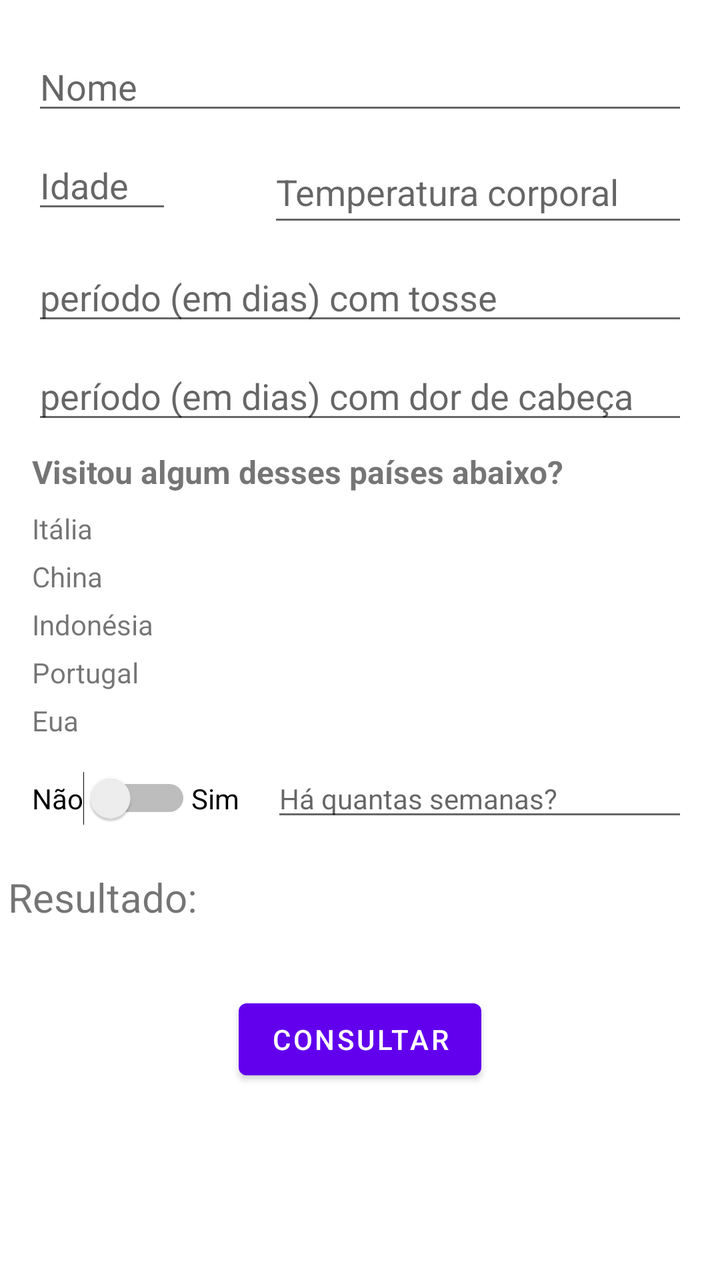
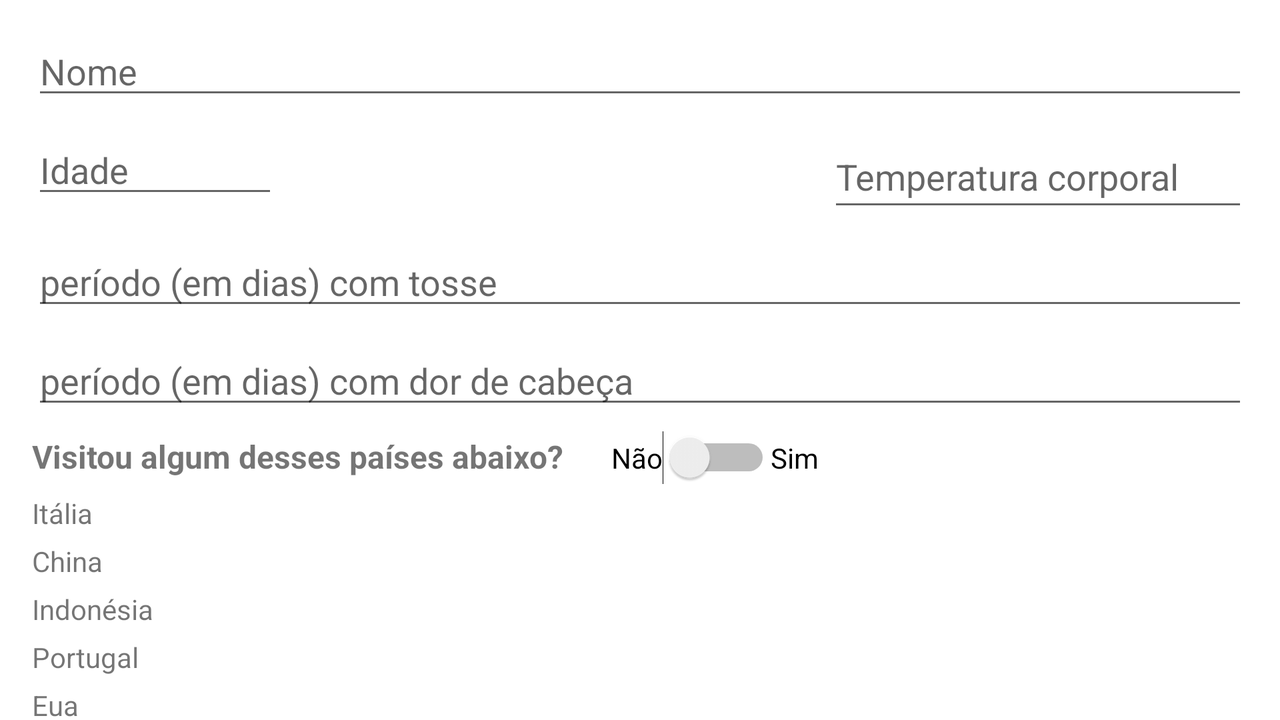

One screen, two layout resources from the same app: the default and the repository's alternative for another configuration. Each is rendered where Android would select it; the XML of both is given below.
<!-- AndroidManifest.xml: application theme Theme.Cadastro_pacientes -->
<!-- res/layout/activity_main.xml -->
<?xml version="1.0" encoding="utf-8"?>
<ScrollView
    xmlns:android="http://schemas.android.com/apk/res/android"
    xmlns:app="http://schemas.android.com/apk/res-auto"
    xmlns:tools="http://schemas.android.com/tools"
     android:layout_height="match_parent"
    android:layout_width="match_parent"
    >

<androidx.constraintlayout.widget.ConstraintLayout
    android:id="@+id/i"
    android:layout_width="match_parent"
    android:layout_height="match_parent"
    tools:context=".MainActivity">

    <TextView
        android:id="@+id/textView6"
        android:layout_width="wrap_content"
        android:layout_height="wrap_content"
        android:layout_marginStart="16dp"
        android:layout_marginTop="8dp"
        android:text="Itália"
        android:textSize="14sp"
        app:layout_constraintStart_toStartOf="parent"
        app:layout_constraintTop_toBottomOf="@+id/textView" />

    <EditText
        android:id="@+id/inputNome"
        android:layout_width="0dp"
        android:layout_height="wrap_content"
        android:layout_marginStart="16dp"
        android:layout_marginEnd="16dp"
        android:ems="10"
        android:hint="Nome"
        android:inputType="textPersonName"
        app:layout_constraintBottom_toBottomOf="parent"
        app:layout_constraintEnd_toEndOf="parent"
        app:layout_constraintHorizontal_bias="0.139"
        app:layout_constraintStart_toStartOf="parent"
        app:layout_constraintTop_toTopOf="parent"
        app:layout_constraintVertical_bias="0.042" />

    <EditText
        android:id="@+id/inputIdade"
        android:layout_width="70dp"
        android:layout_height="wrap_content"
        android:layout_marginStart="16dp"
        android:layout_marginTop="8dp"
        android:ems="10"
        android:hint="Idade"
        android:inputType="numberSigned|number"
        app:layout_constraintStart_toStartOf="parent"
        app:layout_constraintTop_toBottomOf="@+id/inputNome" />

    <EditText
        android:id="@+id/inputTempCorp"
        android:layout_width="wrap_content"
        android:layout_height="48dp"
        android:layout_marginTop="8dp"
        android:layout_marginEnd="16dp"
        android:ems="10"
        android:hint="Temperatura corporal"
        android:inputType="number"
        app:layout_constraintEnd_toEndOf="parent"
        app:layout_constraintTop_toBottomOf="@+id/inputNome" />

    <EditText
        android:id="@+id/inputPeriodoTosse"
        android:layout_width="0dp"
        android:layout_height="wrap_content"
        android:layout_marginStart="16dp"
        android:layout_marginTop="8dp"
        android:layout_marginEnd="16dp"
        android:ems="10"
        android:hint="período (em dias) com tosse"
        android:inputType="number"
        app:layout_constraintEnd_toEndOf="parent"
        app:layout_constraintStart_toStartOf="parent"
        app:layout_constraintTop_toBottomOf="@+id/inputTempCorp" />

    <EditText
        android:id="@+id/inputPeriodoDorCabeca"
        android:layout_width="0dp"
        android:layout_height="wrap_content"
        android:layout_marginStart="16dp"
        android:layout_marginTop="8dp"
        android:layout_marginEnd="16dp"
        android:ems="10"
        android:hint="período (em dias) com dor de cabeça "
        android:inputType="numberSigned"
        app:layout_constraintEnd_toEndOf="parent"
        app:layout_constraintHorizontal_bias="0.497"
        app:layout_constraintStart_toStartOf="parent"
        app:layout_constraintTop_toBottomOf="@+id/inputPeriodoTosse" />

    <TextView
        android:id="@+id/textView"
        android:layout_width="wrap_content"
        android:layout_height="wrap_content"
        android:layout_marginStart="16dp"
        android:layout_marginTop="8dp"
        android:text="Visitou algum desses países abaixo?"
        android:textSize="16sp"
        android:textStyle="bold"
        app:layout_constraintEnd_toEndOf="parent"
        app:layout_constraintHorizontal_bias="0.0"
        app:layout_constraintStart_toStartOf="parent"
        app:layout_constraintTop_toBottomOf="@+id/inputPeriodoDorCabeca" />

    <TextView
        android:id="@+id/textView2"
        android:layout_width="wrap_content"
        android:layout_height="wrap_content"
        android:layout_marginStart="16dp"
        android:layout_marginTop="5dp"
        android:text="China"
        app:layout_constraintStart_toStartOf="parent"
        app:layout_constraintTop_toBottomOf="@+id/textView6" />

    <TextView
        android:id="@+id/textView3"
        android:layout_width="wrap_content"
        android:layout_height="wrap_content"
        android:layout_marginStart="16dp"
        android:layout_marginTop="5dp"
        android:text="Indonésia"
        app:layout_constraintStart_toStartOf="parent"
        app:layout_constraintTop_toBottomOf="@+id/textView2" />

    <TextView
        android:id="@+id/textView4"
        android:layout_width="wrap_content"
        android:layout_height="wrap_content"
        android:layout_marginStart="16dp"
        android:layout_marginTop="5dp"
        android:text="Portugal"
        app:layout_constraintStart_toStartOf="parent"
        app:layout_constraintTop_toBottomOf="@+id/textView3" />

    <TextView
        android:id="@+id/textView5"
        android:layout_width="wrap_content"
        android:layout_height="wrap_content"
        android:layout_marginStart="16dp"
        android:layout_marginTop="5dp"
        android:text="Eua"
        app:layout_constraintStart_toStartOf="parent"
        app:layout_constraintTop_toBottomOf="@+id/textView4" />

    <Switch
        android:id="@+id/switchSimNao"
        android:layout_width="wrap_content"
        android:layout_height="wrap_content"
        android:layout_marginStart="16dp"
        android:layout_marginTop="16dp"
        android:text="Não"
        app:layout_constraintStart_toStartOf="parent"
        app:layout_constraintTop_toBottomOf="@+id/textView5" />

    <TextView
        android:id="@+id/textView7"
        android:layout_width="wrap_content"
        android:layout_height="wrap_content"
        android:text="Sim"
        android:textColor="#000000"
        android:textSize="14dp"
        app:layout_constraintBaseline_toBaselineOf="@+id/switchSimNao"
        app:layout_constraintStart_toEndOf="@+id/switchSimNao" />

    <EditText
        android:id="@+id/inputQntSemanasVisitadas"
        android:layout_width="0dp"
        android:layout_height="wrap_content"
        android:layout_marginStart="16dp"
        android:layout_marginEnd="16dp"
        android:ems="10"
        android:hint="Há quantas semanas?"
        android:inputType="number"
        android:textSize="14sp"
        app:layout_constraintBaseline_toBaselineOf="@+id/switchSimNao"
        app:layout_constraintEnd_toEndOf="parent"
        app:layout_constraintStart_toEndOf="@+id/textView7" />

    <Button
        android:id="@+id/buttonConsulta"
        android:layout_width="wrap_content"
        android:layout_height="wrap_content"
        android:layout_marginTop="80dp"
        android:onClick="consultar"
        android:text="Consultar"
        app:layout_constraintBottom_toBottomOf="parent"
        app:layout_constraintEnd_toEndOf="parent"
        app:layout_constraintStart_toStartOf="parent"
        app:layout_constraintTop_toBottomOf="@+id/inputQntSemanasVisitadas" />

    <TextView
        android:id="@+id/resultadoConsulta"
        android:layout_width="wrap_content"
        android:layout_height="wrap_content"
        android:layout_marginStart="4dp"
        android:text="Resultado: "
        android:textSize="20sp"
        app:layout_constraintBottom_toTopOf="@+id/buttonConsulta"
        app:layout_constraintStart_toStartOf="parent"
        app:layout_constraintTop_toBottomOf="@+id/inputQntSemanasVisitadas"
        app:layout_constraintVertical_bias="0.363" />

</androidx.constraintlayout.widget.ConstraintLayout>
</ScrollView>
<!-- resources referenced by this layout -->
<resources>
  <style name="Theme.Cadastro_pacientes" parent="Theme.MaterialComponents.DayNight.DarkActionBar">
          
          <item name="colorPrimary">@color/purple_500</item>
          <item name="colorPrimaryVariant">@color/purple_700</item>
          <item name="colorOnPrimary">@color/white</item>
          
          <item name="colorSecondary">@color/teal_200</item>
          <item name="colorSecondaryVariant">@color/teal_700</item>
          <item name="colorOnSecondary">@color/black</item>
          
          <item name="android:statusBarColor">?attr/colorPrimaryVariant</item>
          
      </style>
</resources>
<!-- res/layout-land/activity_main.xml (the repository's variant of the layout above) -->
<!-- drawn on the phone turned sideways -->
<?xml version="1.0" encoding="utf-8"?>
<androidx.constraintlayout.widget.ConstraintLayout xmlns:android="http://schemas.android.com/apk/res/android"
    xmlns:app="http://schemas.android.com/apk/res-auto"
    xmlns:tools="http://schemas.android.com/tools"
    android:layout_width="match_parent"
    android:layout_height="match_parent"
    tools:context=".MainActivity">

    <TextView
        android:id="@+id/textView6"
        android:layout_width="wrap_content"
        android:layout_height="wrap_content"
        android:layout_marginStart="16dp"
        android:layout_marginTop="8dp"
        android:text="Itália"
        android:textSize="14sp"
        app:layout_constraintStart_toStartOf="parent"
        app:layout_constraintTop_toBottomOf="@+id/textView" />

    <EditText
        android:id="@+id/inputNome"
        android:layout_width="0dp"
        android:layout_height="wrap_content"
        android:layout_marginStart="16dp"
        android:layout_marginEnd="16dp"
        android:ems="10"
        android:hint="Nome"
        android:inputType="textPersonName"
        app:layout_constraintBottom_toBottomOf="parent"
        app:layout_constraintEnd_toEndOf="parent"
        app:layout_constraintHorizontal_bias="0.139"
        app:layout_constraintStart_toStartOf="parent"
        app:layout_constraintTop_toTopOf="parent"
        app:layout_constraintVertical_bias="0.042" />

    <EditText
        android:id="@+id/inputIdade"
        android:layout_width="123dp"
        android:layout_height="wrap_content"
        android:layout_marginStart="16dp"
        android:layout_marginTop="8dp"
        android:ems="10"
        android:hint="Idade"
        android:inputType="numberSigned|number"
        app:layout_constraintStart_toStartOf="parent"
        app:layout_constraintTop_toBottomOf="@+id/inputNome" />

    <EditText
        android:id="@+id/inputTempCorp"
        android:layout_width="wrap_content"
        android:layout_height="48dp"
        android:layout_marginTop="8dp"
        android:layout_marginEnd="16dp"
        android:ems="10"
        android:hint="Temperatura corporal"
        android:inputType="number"
        app:layout_constraintEnd_toEndOf="parent"
        app:layout_constraintTop_toBottomOf="@+id/inputNome" />

    <EditText
        android:id="@+id/inputPeriodoTosse"
        android:layout_width="0dp"
        android:layout_height="wrap_content"
        android:layout_marginStart="16dp"
        android:layout_marginTop="8dp"
        android:layout_marginEnd="16dp"
        android:ems="10"
        android:hint="período (em dias) com tosse"
        android:inputType="number"
        app:layout_constraintEnd_toEndOf="parent"
        app:layout_constraintStart_toStartOf="parent"
        app:layout_constraintTop_toBottomOf="@+id/inputTempCorp" />

    <EditText
        android:id="@+id/inputPeriodoDorCabeca"
        android:layout_width="0dp"
        android:layout_height="wrap_content"
        android:layout_marginStart="16dp"
        android:layout_marginTop="8dp"
        android:layout_marginEnd="16dp"
        android:ems="10"
        android:hint="período (em dias) com dor de cabeça "
        android:inputType="numberSigned"
        app:layout_constraintEnd_toEndOf="parent"
        app:layout_constraintHorizontal_bias="0.497"
        app:layout_constraintStart_toStartOf="parent"
        app:layout_constraintTop_toBottomOf="@+id/inputPeriodoTosse" />

    <TextView
        android:id="@+id/textView"
        android:layout_width="wrap_content"
        android:layout_height="wrap_content"
        android:layout_marginStart="16dp"
        android:layout_marginTop="8dp"
        android:text="Visitou algum desses países abaixo?"
        android:textSize="16sp"
        android:textStyle="bold"
        app:layout_constraintStart_toStartOf="parent"
        app:layout_constraintTop_toBottomOf="@+id/inputPeriodoDorCabeca" />

    <TextView
        android:id="@+id/textView2"
        android:layout_width="wrap_content"
        android:layout_height="wrap_content"
        android:layout_marginStart="16dp"
        android:layout_marginTop="5dp"
        android:text="China"
        app:layout_constraintStart_toStartOf="parent"
        app:layout_constraintTop_toBottomOf="@+id/textView6" />

    <TextView
        android:id="@+id/textView3"
        android:layout_width="wrap_content"
        android:layout_height="wrap_content"
        android:layout_marginStart="16dp"
        android:layout_marginTop="5dp"
        android:text="Indonésia"
        app:layout_constraintStart_toStartOf="parent"
        app:layout_constraintTop_toBottomOf="@+id/textView2" />

    <TextView
        android:id="@+id/textView4"
        android:layout_width="wrap_content"
        android:layout_height="wrap_content"
        android:layout_marginStart="16dp"
        android:layout_marginTop="5dp"
        android:text="Portugal"
        app:layout_constraintStart_toStartOf="parent"
        app:layout_constraintTop_toBottomOf="@+id/textView3" />

    <TextView
        android:id="@+id/textView5"
        android:layout_width="wrap_content"
        android:layout_height="wrap_content"
        android:layout_marginStart="16dp"
        android:layout_marginTop="5dp"
        android:text="Eua"
        app:layout_constraintStart_toStartOf="parent"
        app:layout_constraintTop_toBottomOf="@+id/textView4" />

    <Switch
        android:id="@+id/switchSimNao"
        android:layout_width="wrap_content"
        android:layout_height="wrap_content"
        android:layout_marginStart="24dp"
        android:layout_marginTop="6dp"
        android:text="Não"
        app:layout_constraintStart_toEndOf="@+id/textView"
        app:layout_constraintTop_toBottomOf="@+id/inputPeriodoDorCabeca" />

    <TextView
        android:id="@+id/textView7"
        android:layout_width="wrap_content"
        android:layout_height="wrap_content"
        android:text="Sim"
        android:textColor="#000000"
        android:textSize="14dp"
        app:layout_constraintBaseline_toBaselineOf="@+id/switchSimNao"
        app:layout_constraintStart_toEndOf="@+id/switchSimNao" />

</androidx.constraintlayout.widget.ConstraintLayout>
